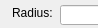
       <widget class="QWidget" name="sectionCircle">
        <property name="geometry">
         <rect>
          <x>0</x>
          <y>0</y>
          <width>98</width>
          <height>28</height>
         </rect>
        </property>
        <attribute name="label">
         <string>Circle</string>
        </attribute>
        <widget class="QLineEdit" name="lEditRadius">
         <property name="geometry">
          <rect>
           <x>60</x>
           <y>5</y>
           <width>141</width>
           <height>20</height>
          </rect>
         </property>
        </widget>
        <widget class="QLabel" name="lblRadius">
         <property name="geometry">
          <rect>
           <x>12</x>
           <y>5</y>
           <width>71</width>
           <height>16</height>
          </rect>
         </property>
         <property name="text">
          <string>Radius:</string>
         </property>
        </widget>
        <widget class="QLineEdit" name="lEditX">
         <property name="geometry">
          <rect>
           <x>59</x>
           <y>33</y>
           <width>141</width>
           <height>20</height>
          </rect>
         </property>
        </widget>
        <widget class="QLabel" name="lblX">
         <property name="geometry">
          <rect>
           <x>37</x>
           <y>30</y>
           <width>31</width>
           <height>20</height>
          </rect>
         </property>
         <property name="text">
          <string>x:  </string>
         </property>
        </widget>
        <widget class="QLabel" name="lblY">
         <property name="geometry">
          <rect>
           <x>37</x>
           <y>61</y>
           <width>41</width>
           <height>16</height>
          </rect>
         </property>
         <property name="text">
          <string>y: </string>
         </property>
        </widget>
        <widget class="QLineEdit" name="lEditY">
         <property name="geometry">
          <rect>
           <x>59</x>
           <y>61</y>
           <width>141</width>
           <height>20</height>
          </rect>
         </property>
        </widget>
        <widget class="QLineEdit" name="lEditAngle">
         <property name="geometry">
          <rect>
           <x>59</x>
           <y>90</y>
           <width>141</width>
           <height>20</height>
          </rect>
         </property>
        </widget>
        <widget class="QLabel" name="lblAngle">
         <property name="geometry">
          <rect>
           <x>16</x>
           <y>90</y>
           <width>61</width>
           <height>16</height>
          </rect>
         </property>
         <property name="text">
          <string>Angle: </string>
         </property>
        </widget>
        <widget class="QLabel" name="lblRotation">
         <property name="geometry">
          <rect>
           <x>2</x>
           <y>120</y>
           <width>71</width>
           <height>16</height>
          </rect>
         </property>
         <property name="text">
          <string>Rotation: </string>
         </property>
        </widget>
        <widget class="QLineEdit" name="lEditRotation">
         <property name="geometry">
          <rect>
           <x>58</x>
           <y>120</y>
           <width>141</width>
           <height>20</height>
          </rect>
         </property>
        </widget>
        <widget class="QLabel" name="lblXUnit">
         <property name="geometry">
          <rect>
           <x>210</x>
           <y>33</y>
           <width>51</width>
           <height>16</height>
          </rect>
         </property>
         <property name="text">
          <string>m</string>
         </property>
        </widget>
        <widget class="QLabel" name="lblRadiusUnit">
         <property name="geometry">
          <rect>
           <x>210</x>
           <y>5</y>
           <width>51</width>
           <height>16</height>
          </rect>
         </property>
         <property name="text">
          <string>m</string>
         </property>
        </widget>
        <widget class="QLabel" name="lblYUnit">
         <property name="geometry">
          <rect>
           <x>210</x>
           <y>60</y>
           <width>51</width>
           <height>16</height>
          </rect>
         </property>
         <property name="text">
          <string>m</string>
         </property>
        </widget>
        <widget class="QLabel" name="lblAngleUnit">
         <property name="geometry">
          <rect>
           <x>210</x>
           <y>90</y>
           <width>61</width>
           <height>16</height>
          </rect>
         </property>
         <property name="text">
          <string>deg</string>
         </property>
        </widget>
        <widget class="QLabel" name="lblAngleUnit_2">
         <property name="geometry">
          <rect>
           <x>210</x>
           <y>120</y>
           <width>61</width>
           <height>16</height>
          </rect>
         </property>
         <property name="text">
          <string>deg</string>
         </property>
        </widget>
       </widget>
